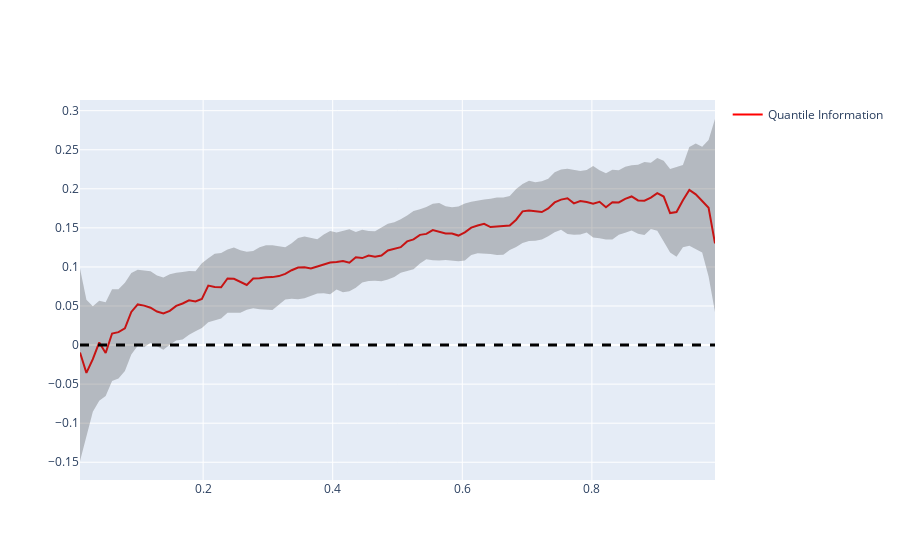

Source (notebook cell):
### Code cell
quantile_bootstrap_plot(sample_1, sample_2, n_step=100)
